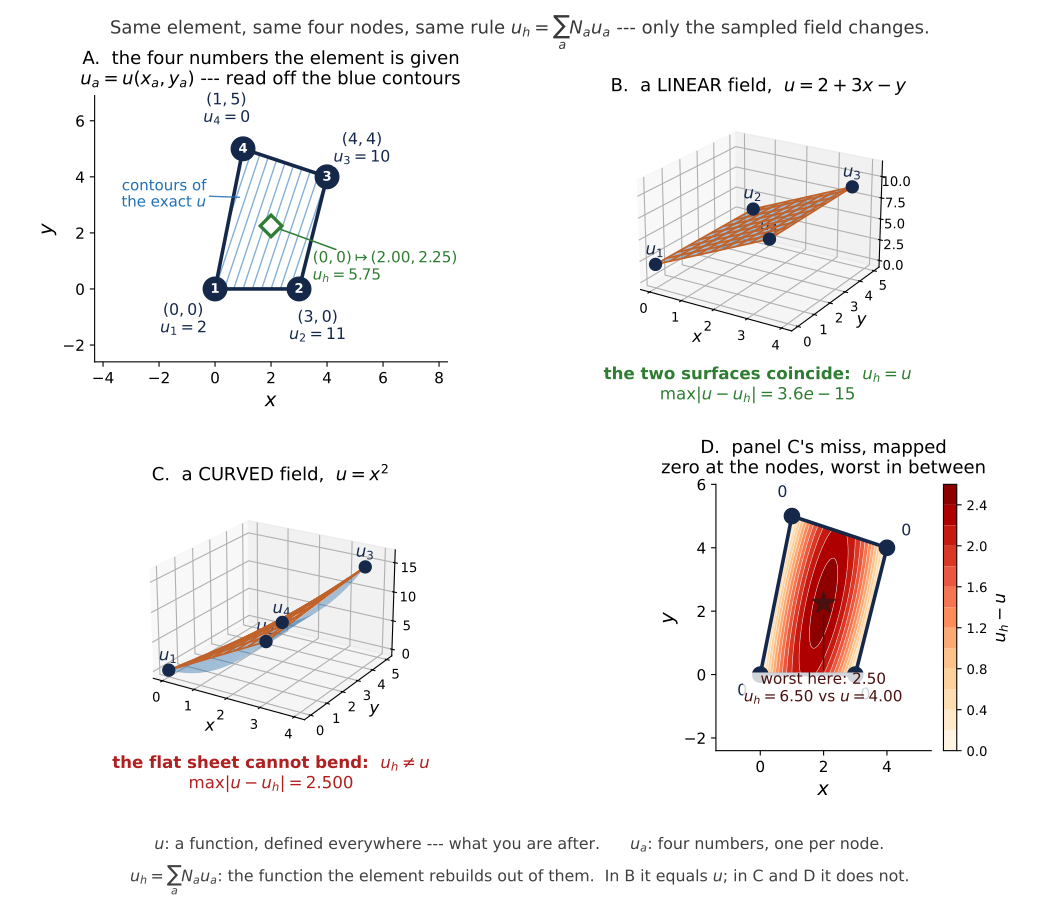

Write the Python code that produced this figure.
"""Three objects, three symbols: u, u_a, u_h.

The figure exists to make one thing unmissable: u and u_h are different kinds
of object from u_a, and they are not each other.

  A  the element in the x-y plane -- where the four numbers u_a come from
  B  a LINEAR field: the interpolant lies exactly on the exact surface
     (this is equation (19) -- nothing to see, which IS the point)
  C  a NON-linear field: the same four numbers, and now u_h misses u
  D  that miss, mapped: where u - u_h lives and how big it gets

Laid out 2x2 rather than 1x3, because the page is 6.6 in wide and a 1x3 strip
scales down until nothing inside it can be read.
"""
import numpy as np, matplotlib
matplotlib.use("Agg")
import matplotlib.pyplot as plt
from mpl_toolkits.mplot3d import Axes3D            # noqa: F401
from matplotlib.gridspec import GridSpec

EXACT, UH, NODE, MID = "#1f6fb4", "#c0622a", "#15284a", "#2e7d32"
XD = np.array([0.0, 3.0, 4.0, 1.0])                # element D, counter-clockwise
YD = np.array([0.0, 0.0, 4.0, 5.0])
HALO = dict(fc="white", ec="none", alpha=0.80, pad=0.4)

def N(r, s):
    return np.array([(1-r)*(1-s), (1+r)*(1-s), (1+r)*(1+s), (1-r)*(1+s)])/4.0

def xy(r, s):
    n = N(r, s); return n @ XD, n @ YD

lin = lambda x, y: 2.0 + 3.0*x - 1.0*y             # the field of equation (19)
qua = lambda x, y: x*x                             # anything curved will do

t  = np.linspace(-1, 1, 61)                        # the parametric grid, mapped
R, S = np.meshgrid(t, t)
NG = np.array([(1-R)*(1-S), (1+R)*(1-S), (1+R)*(1+S), (1-R)*(1+S)])/4.0
XG = np.einsum("ajk,a->jk", NG, XD)
YG = np.einsum("ajk,a->jk", NG, YD)

def surfaces(f):
    """exact field over the element, and the Q4 interpolant of its nodal values"""
    ua = f(XD, YD)
    return f(XG, YG), np.einsum("ajk,a->jk", NG, ua), ua

fig = plt.figure(figsize=(10.4, 9.1))
gs  = GridSpec(2, 2, figure=fig, wspace=0.20, hspace=0.46,
               left=0.065, right=0.925, top=0.895, bottom=0.175)

# ================= A: where the four numbers come from =================
axA = fig.add_subplot(gs[0, 0])
ZA, _, uaA = surfaces(lin)
axA.contour(XG, YG, ZA, levels=11, colors=EXACT, linewidths=1.0, alpha=0.55)
axA.plot(np.append(XD, XD[0]), np.append(YD, YD[0]), "-", color=NODE, lw=2.6, zorder=3)
cen = (XD.mean(), YD.mean())
for a in range(4):
    axA.plot(XD[a], YD[a], "o", ms=17, color=NODE, zorder=8)
    axA.annotate(str(a+1), (XD[a], YD[a]), ha="center", va="center", fontsize=9.5,
                 color="white", fontweight="bold", zorder=9)
    dx, dy = XD[a]-cen[0], YD[a]-cen[1]; n = np.hypot(dx, dy)
    axA.annotate(f"$({XD[a]:g},{YD[a]:g})$\n$u_{{{a+1}}}={uaA[a]:g}$",
                 (XD[a], YD[a]), textcoords="offset points",
                 xytext=(34*dx/n, 30*dy/n), ha="center", va="center",
                 fontsize=11.4, color=NODE, zorder=9, bbox=HALO)
px, py = xy(0, 0)
axA.plot(px, py, "D", ms=11, mfc="white", mec=MID, mew=2.4, zorder=8)
axA.annotate(f"$(0,0)\\mapsto({px:.2f},{py:.2f})$\n$u_h={lin(px,py):.2f}$",
             (px, py), textcoords="offset points", xytext=(30, -30), ha="left",
             va="center", fontsize=11.0, color=MID, zorder=9, bbox=HALO,
             arrowprops=dict(arrowstyle="-", color=MID, lw=1.1, shrinkA=2, shrinkB=7))
axA.annotate("contours of\nthe exact $u$", (XG[40, 6], YG[40, 6]),
             textcoords="offset points", xytext=(-26, 2), ha="right", va="center",
             fontsize=10.8, color=EXACT, zorder=9, bbox=HALO,
             arrowprops=dict(arrowstyle="-", color=EXACT, lw=1.0, alpha=0.85,
                             shrinkA=2, shrinkB=2))
axA.set_title("A.  the four numbers the element is given\n"
              r"$u_a=u(x_a,y_a)$ --- read off the blue contours",
              fontsize=13.0, pad=8)
axA.set_xlabel("$x$", fontsize=14); axA.set_ylabel("$y$", fontsize=14)
axA.set_xlim(-4.3, 8.3); axA.set_ylim(-2.6, 6.9); axA.set_aspect("equal")
axA.tick_params(labelsize=11); axA.spines[["top", "right"]].set_visible(False)

# ================= B and C: the two surfaces =================
def panel(ax, f, title):
    Z, Zh, ua = surfaces(f)
    ax.plot_surface(XG, YG, Z, color=EXACT, alpha=0.42, linewidth=0,
                    antialiased=True, shade=True)
    ax.plot_wireframe(XG, YG, Zh, rstride=7, cstride=7, color=UH, linewidth=1.3)
    ax.scatter(XD, YD, ua, s=74, color=NODE, depthshade=False)
    span = Z.max() - Z.min()
    for a in range(4):
        ax.text(XD[a], YD[a], ua[a] + 0.10*span, f"$u_{{{a+1}}}$", fontsize=12.0,
                color=NODE, fontweight="bold", ha="center")
    ax.set_title(title, fontsize=13.0, pad=-2)
    ax.set_xlabel("$x$", fontsize=12, labelpad=-5)
    ax.set_ylabel("$y$", fontsize=12, labelpad=-5)
    ax.view_init(elev=22, azim=-58)
    ax.tick_params(labelsize=9.5, pad=-2)
    ax.set_box_aspect((1, 1, 0.66))
    return np.abs(Z - Zh).max()

axB = fig.add_subplot(gs[0, 1], projection="3d")
eB  = panel(axB, lin, "B.  a LINEAR field,  $u=2+3x-y$")
axB.text2D(0.5, -0.02, f"the two surfaces coincide:  $u_h=u$\n"
                       f"$\\max|u-u_h|={eB:.1e}$",
           transform=axB.transAxes, ha="center", va="top",
           fontsize=12.0, color="#2e7d32", fontweight="bold")

axC = fig.add_subplot(gs[1, 0], projection="3d")
eC  = panel(axC, qua, "C.  a CURVED field,  $u=x^{2}$")
axC.text2D(0.5, -0.02, f"the flat sheet cannot bend:  $u_h\\neq u$\n"
                       f"$\\max|u-u_h|={eC:.3f}$",
           transform=axC.transAxes, ha="center", va="top",
           fontsize=12.0, color="#b02020", fontweight="bold")

# ================= D: that error, mapped =================
axD = fig.add_subplot(gs[1, 1])
ZC, ZhC, uaC = surfaces(qua)
ERR = ZhC - ZC
cf = axD.contourf(XG, YG, ERR, levels=12, cmap="OrRd")
axD.contour(XG, YG, ERR, levels=12, colors="white", linewidths=0.45, alpha=0.6)
axD.plot(np.append(XD, XD[0]), np.append(YD, YD[0]), "-", color=NODE, lw=2.6, zorder=3)
cb = fig.colorbar(cf, ax=axD, fraction=0.044, pad=0.03)
cb.set_label("$u_h-u$", fontsize=12); cb.ax.tick_params(labelsize=9.5)
for a in range(4):
    axD.plot(XD[a], YD[a], "o", ms=11, color=NODE, zorder=8)
    dx, dy = XD[a]-cen[0], YD[a]-cen[1]; n = np.hypot(dx, dy)
    axD.annotate("$0$", (XD[a], YD[a]), textcoords="offset points",
                 xytext=(19*dx/n, 17*dy/n), ha="center", va="center",
                 fontsize=11.4, color=NODE, zorder=9, bbox=HALO)
i = np.unravel_index(np.abs(ERR).argmax(), ERR.shape)
axD.plot(XG[i], YG[i], "*", ms=17, color="#4a1010", zorder=9)
axD.annotate(f"worst here: ${ERR[i]:.2f}$\n$u_h=6.50$ vs $u=4.00$",
             (XG[i], YG[i]), textcoords="offset points", xytext=(0, -62),
             ha="center", va="center", fontsize=11.0, color="#4a1010",
             zorder=9, bbox=HALO,
             arrowprops=dict(arrowstyle="-", color="#4a1010", lw=1.1,
                             shrinkA=2, shrinkB=8))
axD.set_title("D.  panel C's miss, mapped\n"
              r"zero at the nodes, worst in between",
              fontsize=13.0, pad=8)
axD.set_xlabel("$x$", fontsize=14); axD.set_ylabel("$y$", fontsize=14)
axD.set_xlim(-1.4, 5.4); axD.set_ylim(-2.4, 6.0); axD.set_aspect("equal")
axD.tick_params(labelsize=11); axD.spines[["top", "right"]].set_visible(False)

fig.text(0.5, 0.962,
         "Same element, same four nodes, same rule $u_h=\\sum_a N_a u_a$ --- "
         "only the sampled field changes.",
         ha="center", fontsize=13.0, color="0.22")
fig.text(0.5, 0.015,
         "$u$: a function, defined everywhere --- what you are after.      "
         "$u_a$: four numbers, one per node.\n"
         "$u_h=\\sum_a N_a u_a$: the function the element rebuilds out of them.  "
         "In B it equals $u$; in C and D it does not.",
         ha="center", va="bottom", fontsize=11.4, color="0.25", linespacing=1.7)
fig.savefig("q4_three_us.pdf")
print(f"wrote q4_three_us.pdf   max|u-u_h|: linear {eB:.3e}   quadratic {eC:.6f}")
print(f"worst point: (x,y)=({XG[i]:.4f},{YG[i]:.4f})  u_h={ZhC[i]:.4f}  u={ZC[i]:.4f}")
